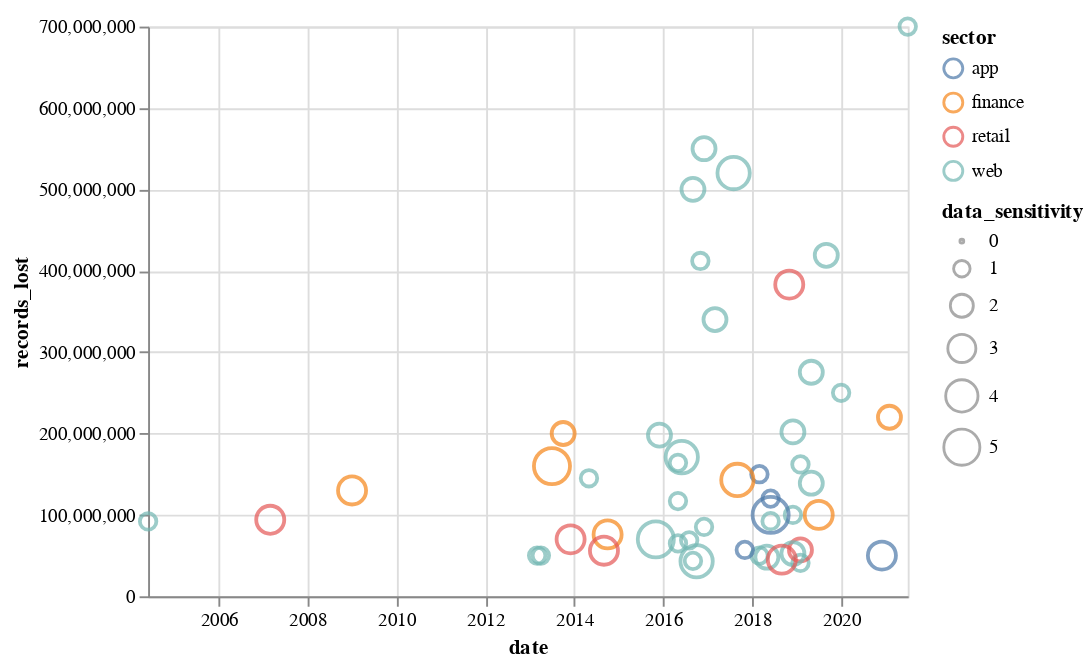

The notebook cell saved with this chart:
### Code cell
# consider add interactiveness?
scatter_breaches_over_time = src2.mark_point().encode(
    x = "date:T",
    y = "records_lost",
    size = "data_sensitivity",
    color = "sector",
    tooltip = ["source_name"]
)

# Show the plot
scatter_breaches_over_time

### Figure 1 — Vega-Lite specification as saved in the notebook (floating-point values rounded to 4 significant figures)
{"$schema": "https://vega.github.io/schema/vega-lite/v4.17.0.json", "config": {"view": {"continuousHeight": 300, "continuousWidth": 400}}, "data": {"name": "data-1e6c9f64285931c06bfda9ccf09f66bc"}, "datasets": {"data-1e6c9f64285931c06bfda9ccf09f66bc": [{"data_sensitivity": 1, "date": "2021-07-01T00:00:00", "index": 10, "method": "hacked", "organisation": "Linkedin", "records_lost": 700000000, "sector": "web", "source_name": "9 to 5 mac", "year": 2021}, {"data_sensitivity": 2, "date": "2021-02-01T00:00:00", "index": 21, "method": "hacked", "organisation": "Experian Brazil", "records_lost": 220000000, "sector": "finance", "source_name": "ZDNet", "year": 2021}, {"data_sensitivity": 3, "date": "2020-12-01T00:00:00", "index": 28, "method": "hacked", "organisation": "SolarWinds", "records_lost": 50000000, "sector": "app", "source_name": "New York Times", "year": 2020}, {"data_sensitivity": 1, "date": "2020-01-01T00:00:00", "index": 41, "method": "poor security", "organisation": "Microsoft", "records_lost": 250000000, "sector": "web", "source_name": "Forbes", "year": 2020}, {"data_sensitivity": 2, "date": "2019-05-01T00:00:00", "index": 56, "method": "hacked", "organisation": "Canva", "records_lost": 139000000, "sector": "web", "source_name": "ZDNet", "year": 2019}, {"data_sensitivity": 1, "date": "2019-02-01T00:00:00", "index": 62, "method": "hacked", "organisation": "Dubsmash", "records_lost": 162000000, "sector": "web", "source_name": "The Register", "year": 2019}, {"data_sensitivity": 1, "date": "2019-02-01T00:00:00", "index": 63, "method": "hacked", "organisation": "ShareThis", "records_lost": 41000000, "sector": "web", "source_name": "The Register", "year": 2019}, {"data_sensitivity": 2, "date": "2019-02-01T00:00:00", "index": 77, "method": "hacked", "organisation": "Houzz", "records_lost": 57000000, "sector": "retail", "source_name": "Techcrunch", "year": 2019}, {"data_sensitivity": 2, "date": "2019-05-01T00:00:00", "index": 86, "method": "poor security", "organisation": "Indian citizens", "records_lost": 275265298, "sector": "web", "source_name": "Bleeping Computer", "year": 2019}, {"data_sensitivity": 3, "date": "2019-07-01T00:00:00", "index": 88, "method": "hacked", "organisation": "Capital One", "records_lost": 100000000, "sector": "finance", "source_name": "Forbes", "year": 2019}, {"data_sensitivity": 2, "date": "2019-09-01T00:00:00", "index": 90, "method": "poor security", "organisation": "Facebook", "records_lost": 419000000, "sector": "web", "source_name": "Fast Company", "year": 2019}, {"data_sensitivity": 2, "date": "2018-12-01T00:00:00", "index": 98, "method": "poor security", "organisation": "Chinese resume leak", "records_lost": 202000000, "sector": "web", "source_name": "HackenProof", "year": 2018}, {"data_sensitivity": 2, "date": "2018-12-01T00:00:00", "index": 99, "method": "poor security", "organisation": "Google+", "records_lost": 52500000, "sector": "web", "source_name": "The Verge", "year": 2018}, {"data_sensitivity": 1, "date": "2018-12-01T00:00:00", "index": 100, "method": "hacked", "organisation": "Quora", "records_lost": 100000000, "sector": "web", "source_name": "NY Times", "year": 2018}, {"data_sensitivity": 3, "date": "2018-11-01T00:00:00", "index": 101, "method": "hacked", "organisation": "Marriott International", "records_lost": 383000000, "sector": "retail", "source_name": "NY Times, CNET", "year": 2018}, {"data_sensitivity": 1, "date": "2018-03-01T00:00:00", "index": 103, "method": "hacked", "organisation": "Facebook", "records_lost": 50000000, "sector": "web", "source_name": "Guardian", "year": 2018}, {"data_sensitivity": 1, "date": "2018-06-01T00:00:00", "index": 106, "method": "hacked", "organisation": "MyHeritage", "records_lost": 92283889, "sector": "web", "source_name": "Bloomberg", "year": 2018}, {"data_sensitivity": 1, "date": "2018-03-01T00:00:00", "index": 112, "method": "hacked", "organisation": "MyFitnessPal", "records_lost": 150000000, "sector": "app", "source_name": "Guardian", "year": 2018}, {"data_sensitivity": 1, "date": "2018-06-01T00:00:00", "index": 114, "method": "poor security", "organisation": "Nametests", "records_lost": 120000000, "sector": "app", "source_name": "Medium", "year": 2018}, {"data_sensitivity": 5, "date": "2018-06-01T00:00:00", "index": 116, "method": "poor security", "organisation": "Firebase", "records_lost": 100000000, "sector": "app", "source_name": "Bleeping Computer", "year": 2018}, {"data_sensitivity": 2, "date": "2018-05-01T00:00:00", "index": 121, "method": "poor security", "organisation": "LocalBlox", "records_lost": 48000000, "sector": "web", "source_name": "UpGuard", "year": 2018}, {"data_sensitivity": 3, "date": "2018-09-01T00:00:00", "index": 133, "method": "hacked", "organisation": "Newegg", "records_lost": 45000000, "sector": "retail", "source_name": "TechCrunch", "year": 2018}, {"data_sensitivity": 1, "date": "2017-11-01T00:00:00", "index": 139, "method": "hacked", "organisation": "Uber", "records_lost": 57000000, "sector": "app", "source_name": "Bloomberg", "year": 2017}, {"data_sensitivity": 4, "date": "2017-08-01T00:00:00", "index": 142, "method": "poor security", "organisation": "Spambot", "records_lost": 520000000, "sector": "web", "source_name": "The Guardian", "year": 2017}, {"data_sensitivity": 2, "date": "2017-03-01T00:00:00", "index": 149, "method": "oops!", "organisation": "River City Media", "records_lost": 340000000, "sector": "web", "source_name": "Guardian", "year": 2017}, {"data_sensitivity": 4, "date": "2017-09-01T00:00:00", "index": 159, "method": "hacked", "organisation": "Equifax", "records_lost": 143000000, "sector": "finance", "source_name": "UK Gov", "year": 2017}, {"data_sensitivity": 1, "date": "2016-05-01T00:00:00", "index": 161, "method": "hacked", "organisation": "LinkedIn", "records_lost": 117000000, "sector": "web", "source_name": "CNN", "year": 2016}, {"data_sensitivity": 1, "date": "2016-05-01T00:00:00", "index": 162, "method": "hacked", "organisation": "Tumblr", "records_lost": 65000000, "sector": "web", "source_name": "Vice", "year": 2016}, {"data_sensitivity": 2, "date": "2016-09-01T00:00:00", "index": 163, "method": "hacked", "organisation": "Yahoo", "records_lost": 500000000, "sector": "web", "source_name": "CNBC", "year": 2016}, {"data_sensitivity": 4, "date": "2016-06-01T00:00:00", "index": 179, "method": "hacked", "organisation": "VK", "records_lost": 171000000, "sector": "web", "source_name": "Motherboard", "year": 2016}, {"data_sensitivity": 1, "date": "2016-05-01T00:00:00", "index": 182, "method": "hacked", "organisation": "MySpace", "records_lost": 164000000, "sector": "web", "source_name": "Vice", "year": 2016}, {"data_sensitivity": 1, "date": "2016-12-01T00:00:00", "index": 186, "method": "hacked", "organisation": "Dailymotion", "records_lost": 85200000, "sector": "web", "source_name": "ZDNet", "year": 2016}, {"data_sensitivity": 4, "date": "2016-10-01T00:00:00", "index": 187, "method": "hacked", "organisation": "Weebly", "records_lost": 43000000, "sector": "web", "source_name": "Tech Crunch", "year": 2016}, {"data_sensitivity": 1, "date": "2016-11-01T00:00:00", "index": 190, "method": "hacked", "organisation": "Friend Finder Network", "records_lost": 412000000, "sector": "web", "source_name": "ZDNet", "year": 2016}, {"data_sensitivity": 2, "date": "2015-12-01T00:00:00", "index": 197, "method": "poor security", "organisation": "Deep Root Analytics", "records_lost": 198000000, "sector": "web", "source_name": "Reuters, UpGuard", "year": 2015}, {"data_sensitivity": 5, "date": "2015-11-01T00:00:00", "index": 210, "method": "hacked", "organisation": "Securus Technologies", "records_lost": 70000000, "sector": "web", "source_name": "The Intercept", "year": 2015}, {"data_sensitivity": 1, "date": "2014-05-01T00:00:00", "index": 224, "method": "hacked", "organisation": "Ebay", "records_lost": 145000000, "sector": "web", "source_name": "Business Insider", "year": 2014}, {"data_sensitivity": 3, "date": "2014-10-01T00:00:00", "index": 227, "method": "hacked", "organisation": "JP Morgan Chase", "records_lost": 76000000, "sector": "finance", "source_name": "Deal Book", "year": 2014}, {"data_sensitivity": 3, "date": "2014-09-01T00:00:00", "index": 233, "method": "hacked", "organisation": "Home Depot", "records_lost": 56000000, "sector": "retail", "source_name": "Krebs on Security", "year": 2014}, {"data_sensitivity": 5, "date": "2013-07-01T00:00:00", "index": 237, "method": "hacked", "organisation": "Massive American business hack", "records_lost": 160000000, "sector": "finance", "source_name": "Technology Review", "year": 2013}, {"data_sensitivity": 1, "date": "2013-04-01T00:00:00", "index": 242, "method": "hacked", "organisation": "Living Social", "records_lost": 50000000, "sector": "web", "source_name": "Naked Security, New York Times", "year": 2013}, {"data_sensitivity": 2, "date": "2016-12-01T00:00:00", "index": 243, "method": "hacked", "organisation": "Yahoo", "records_lost": 550000000, "sector": "web", "source_name": "NY Times, BBC", "year": 2013}, {"data_sensitivity": 1, "date": "2013-03-01T00:00:00", "index": 259, "method": "hacked", "organisation": "Evernote", "records_lost": 50000000, "sector": "web", "source_name": "Wired, Digital Trends", "year": 2013}, {"data_sensitivity": 2, "date": "2013-10-01T00:00:00", "index": 266, "method": "inside job", "organisation": "Court Ventures", "records_lost": 200000000, "sector": "finance", "source_name": "NY Times, Gov Tech", "year": 2013}, {"data_sensitivity": 3, "date": "2013-12-01T00:00:00", "index": 271, "method": "hacked", "organisation": "Target", "records_lost": 70000000, "sector": "retail", "source_name": "Huffington Post", "year": 2013}, {"data_sensitivity": 1, "date": "2016-09-01T00:00:00", "index": 287, "method": "hacked", "organisation": "Last.fm", "records_lost": 43500000, "sector": "web", "source_name": "ZD Net", "year": 2012}, {"data_sensitivity": 1, "date": "2016-08-01T00:00:00", "index": 294, "method": "hacked", "organisation": "Dropbox", "records_lost": 68700000, "sector": "web", "source_name": "The Telegraph", "year": 2012}, {"data_sensitivity": 3, "date": "2009-01-01T00:00:00", "index": 345, "method": "hacked", "organisation": "Heartland", "records_lost": 130000000, "sector": "finance", "source_name": "Dark Reading", "year": 2009}, {"data_sensitivity": 3, "date": "2007-03-01T00:00:00", "index": 379, "method": "hacked", "organisation": "TK / TJ Maxx", "records_lost": 94000000, "sector": "retail", "source_name": "ZD Net", "year": 2007}, {"data_sensitivity": 1, "date": "2004-06-01T00:00:00", "index": 391, "method": "inside job", "organisation": "AOL", "records_lost": 92000000, "sector": "web", "source_name": "CNN", "year": 2004}]}, "encoding": {"color": {"field": "sector", "type": "nominal"}, "size": {"field": "data_sensitivity", "type": "quantitative"}, "tooltip": [{"field": "source_name", "type": "nominal"}], "x": {"field": "date", "type": "temporal"}, "y": {"field": "records_lost", "type": "quantitative"}}, "mark": "point"}
